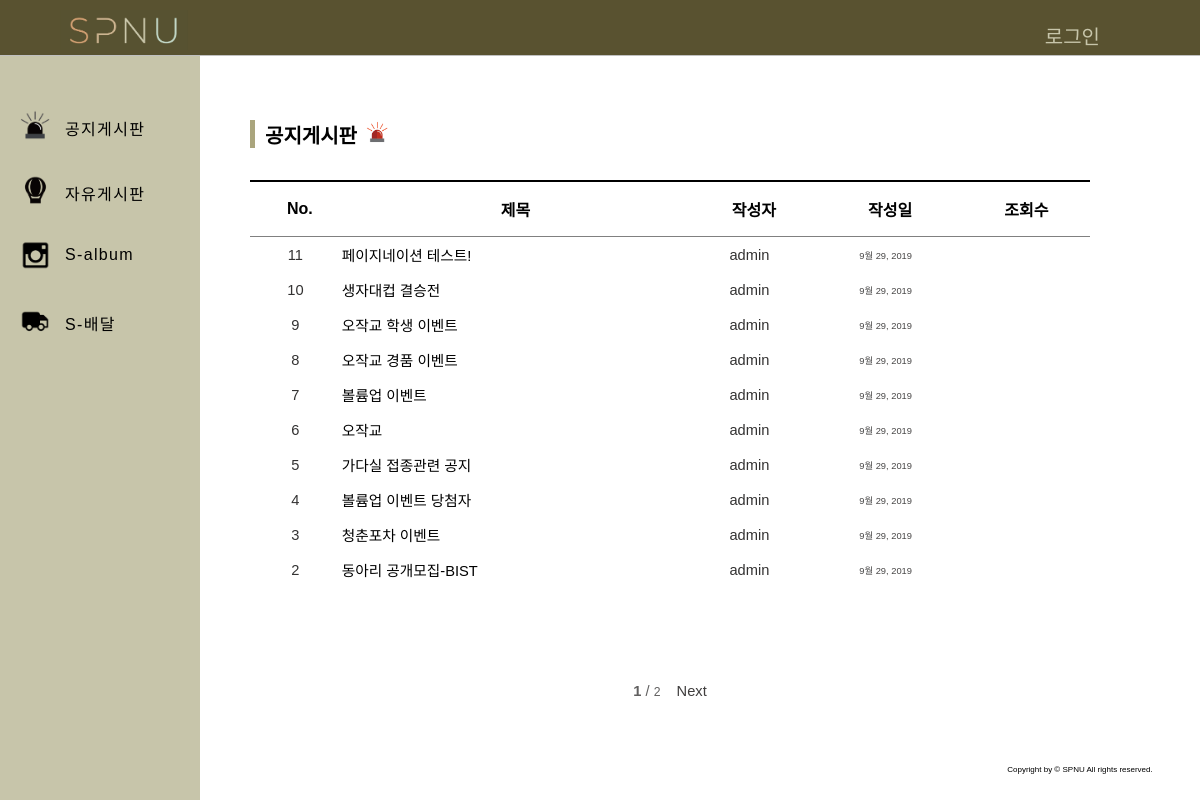
The page /notice/ on the database its author committed.
### board/models.py (models this page shows, shortened)
class NoticeBoard(models.Model, HitCountMixin):
    title = models.CharField(max_length=100)
    author = models.ForeignKey(settings.AUTH_USER_MODEL, default=1,on_delete=models.CASCADE) # 유저 지워지면 다 지워지게
    text = RichTextUploadingField()
    created_date = models.DateField(auto_now_add=True)
    hits =  models.PositiveIntegerField(default = 0) #사용자 계산용(실제 렌더링 수)
    hitcount = GenericRelation(HitCount, object_id_field='object_pk',related_query_name='hit_count_generic_relation') # 실제 조회수

### board/views.py (the view)
# urls.py: path('notice/', notice , name='notice'),
def notice(request):
    notice = NoticeBoard.objects.all().order_by('-id')
    paginator = Paginator(notice , 10) #10페이지씩 자르기
    page = request.GET.get('page')
    posts = paginator.get_page(page) #request된 페이지를 담는다
    return render(request, 'notice.html' , {'notices' : notice , 'notice_posts' : posts})

### board/templates/notice.html (shortened to what this page needs)
{% extends 'base.html' %}
{% block contents %}
{% load staticfiles %}
{% load hitcount_tags %}
<div class="PageName">
    <span>공지게시판</span>
    <div class="notice-Icon"><img width="22px" class="noticeIconColoricons" src="{% static 'img/noticeIconColoricons.png'%}"></div>
</div>
<div class="board-content">
    <table>
        <thead>
        <tr>
            <th>No.</th>
            <th>제목</th>
            <th>작성자</th>
            <th>작성일</th>
            <th>조회수</th>
        </tr>
        </thead>
        {% for notice in notice_posts %}
        <tbody>
        <tr>
            <td class="table-number">{{notice.id}}</td>
            <td class="table-title"><a href="{%url 'notice_detail' notice.id%}">{{notice.title|safe}}</a></td>
            <td class="table-author">{{notice.author}}</td>
            <td class="table-date">{{notice.created_date}}</td>
            <td class="table-hits">{% get_hit_count for notice %}</td>
        </tr>
        </tbody>
        {% endfor %}
    </table>
    <div class="Pagenation">
        <br>
        <b>{{notice_posts.number}}</b>
        <span>/</span>
        <small>{{notice_posts.paginator.num_pages}}</small>
        {% if notice_posts.has_next %}
        <a class="goNextPage" href="?page={{notice_posts.next_page_number}}">Next</a>
        {% endif %}
    </div>
</div>
{% endblock contents %}

### main/static/css/test1.css (style rules this page uses)
body { font-family: 'Noto Sans KR', sans-serif; background-color : white; margin : 0; }
.PageName { width : 40%; height : 28px; border-left : 5px solid rgb(170,165,125); padding-left : 10px; margin-bottom : 12px; font-size : 15pt; font-weight: 800; display : inline-block; }
.notice-Icon { width : 30%; display : inline-block; margin-left : 3px; }
.board-content { width : 100%; height : 85%; padding-top : 20px; font-size : 12pt; }
table { width : 100%; height : 100%; border-collapse : collapse; }
thead { border-top : 2px solid black; border-bottom : 1px solid gray; }
tr, th { text-align : center; padding-left : 10px; }
th { padding-top : 15px; padding-bottom: 15px; font-size : 12pt; }
td { padding-top : 7px; padding-bottom : 7px; font-size : 11pt; }
.table-title>a { text-decoration : none; color : black; text-align: left; padding : 0; }
.table-number { color : rgb(51, 50, 50); }
.table-title { font-weight: 500; text-align : left !important; }
.table-author { color : rgb(51, 50, 50); padding-left : 0 70px; }
.table-date { color :rgb(70, 69, 69); font-size : 7pt; }
.table-hits { color : rgb(100,90,70); }
.Pagenation { margin-top : 80px; width : 100%; text-align: center; color : rgb(97, 96, 96); font-size :11pt; }
.Pagenation>a { text-decoration : none; color : rgb(63, 61, 61); }
.goNextPage { margin-left : 12px; }

### rows shown on the page
NoticeBoard: id "11", title "페이지네이션 테스트!", author "admin", created_date "9월 29, 2019"
NoticeBoard: id "10", title "생자대컵 결승전", author "admin", created_date "9월 29, 2019"
NoticeBoard: id "9", title "오작교 학생 이벤트", author "admin", created_date "9월 29, 2019"
NoticeBoard: id "8", title "오작교 경품 이벤트", author "admin", created_date "9월 29, 2019"
NoticeBoard: id "7", title "볼륨업 이벤트", author "admin", created_date "9월 29, 2019"
NoticeBoard: id "6", title "오작교", author "admin", created_date "9월 29, 2019"
NoticeBoard: id "5", title "가다실 접종관련 공지", author "admin", created_date "9월 29, 2019"
NoticeBoard: id "4", title "볼륨업 이벤트 당첨자", author "admin", created_date "9월 29, 2019"
NoticeBoard: id "3", title "청춘포차 이벤트", author "admin", created_date "9월 29, 2019"
NoticeBoard: id "2", title "동아리 공개모집-BIST", author "admin", created_date "9월 29, 2019"

### other values the page prints
{{ notice_posts.number }} "1"
{{ notice_posts.paginator.num_pages }} "2"
